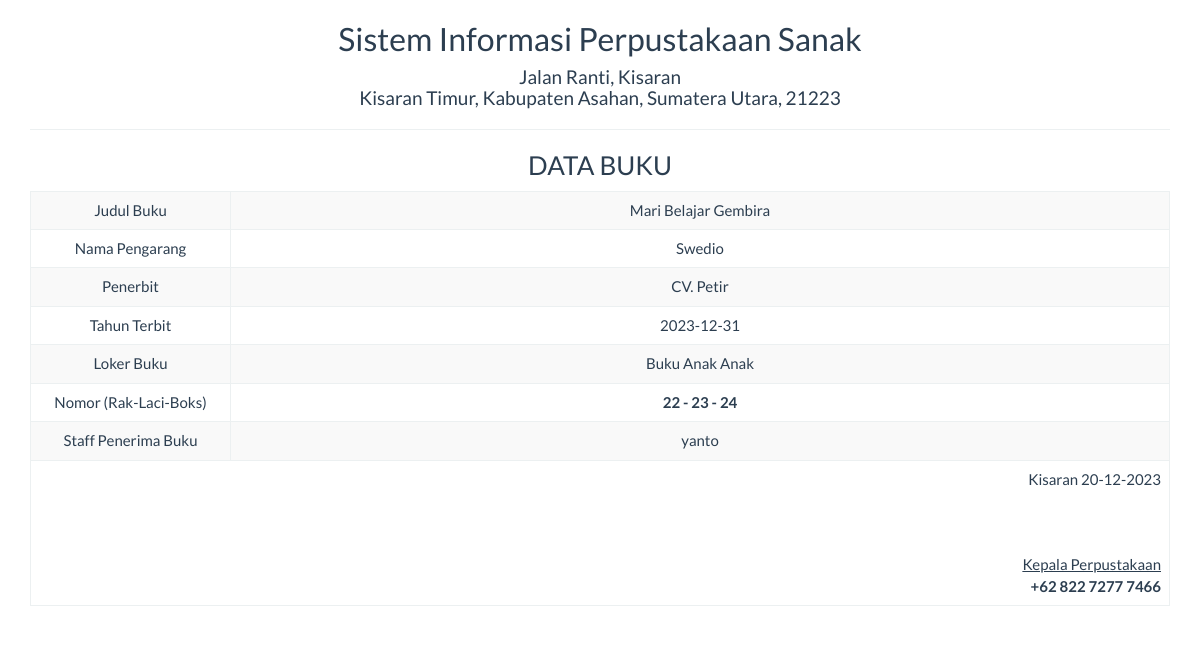
Page /report/buku_satu.php?id=20 on the committed database.
### tables this page shows
CREATE TABLE `buku` (
  `id` int(5) NOT NULL,
  `loker_buku` varchar(25) NOT NULL,
  `no_rak` int(5) NOT NULL,
  `no_laci` int(5) NOT NULL,
  `no_boks` int(5) NOT NULL,
  `judul_buku` varchar(100) NOT NULL,
  `nama_pengarang` varchar(100) NOT NULL,
  `tahun_terbit` date NOT NULL,
  `penerima` varchar(50) NOT NULL,
  `penerbit` varchar(50) NOT NULL,
  `status` varchar(25) NOT NULL,
  `keterangan` varchar(100) NOT NULL
);

### report/buku_satu.php (the view, shortened to what this page needs)
<!DOCTYPE html>
<html>
    <head>
        <link href="../Assets/css/bootstrap.min.css" rel="stylesheet" type="text/css"/>
    </head>
    <body onload="print()">
        <?php
        include '../config/koneksi.php';
        $sql = "SELECT * FROM buku WHERE id='" . $_GET ['id'] . "'";
        $query = mysqli_query($koneksi, $sql) or die("SQL Detail error");
        $data = mysqli_fetch_array($query);
        ?>
        <div class="container">
            <div class='row'>
                <div class="col-sm-12">
                    <div class="text-center">
                        <h2>Sistem Informasi Perpustakaan Sanak </h2>
                        <h4>Jalan Ranti, Kisaran <br> Kisaran Timur, Kabupaten Asahan, Sumatera Utara, 21223</h4>
                        <hr>
                        <h3>DATA BUKU</h3>
                        <table class="table table-bordered table-striped table-hover">
                            <tbody>
								<tr>
                                    <td>Judul Buku</td> <td><?= $data['judul_buku'] ?></td>
                                </tr>
                                <tr>
                                    <td width="200">Nama Pengarang</td> <td><?= $data['nama_pengarang'] ?></td>
                                <tr>
                                    <td>Penerbit</td> <td><?= $data['penerbit'] ?></td>
                                </tr>
                                 <tr>
                                    <td>Tahun Terbit</td> <td><?= $data['tahun_terbit'] ?></td>
                                </tr>
                                 <tr>
                                    <td>Loker Buku</td> <td><?= $data['loker_buku'] ?></td>
                                </tr>
                                <tr>
                                    <td>Nomor (Rak-Laci-Boks)</td> <td><strong><?= $data['no_rak'] ?> - <?= $data['no_laci'] ?> - <?= $data['no_boks'] ?></strong></td>
                                </tr>
								<tr>
                                    <td>Staff Penerima Buku</td> <td><?= $data['penerima'] ?></td>
                                </tr>
                            </tbody>
                            <tfoot>
                                <tr>
                                    <td colspan="2" class="text-right">
                                        Kisaran  <?= date("d-m-Y") ?>
                                        <br><br><br><br>
                                        <u>Kepala Perpustakaan<strong></u><br>
                                        +62 822 7277 7466
									</td>
								</tr>
							</tfoot>
                        </table>
                    </div>
                </div>
            </div>
    </body>
</html>

### rows in the picture
buku: judul_buku "Mari Belajar Gembira", nama_pengarang "Swedio", penerbit "CV. Petir", tahun_terbit "2023-12-31", loker_buku "Buku Anak Anak", no_rak "22", no_laci "23", no_boks "24", penerima "yanto"
